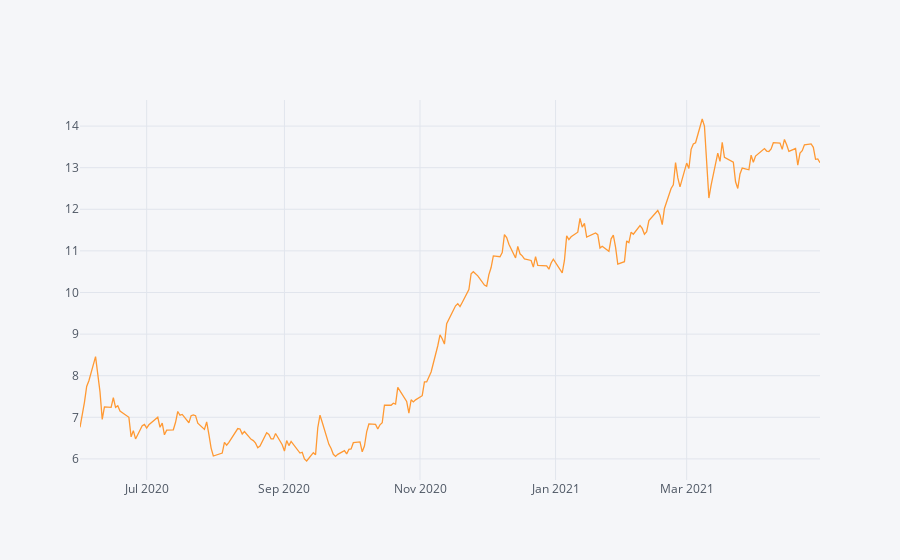

Notebook source saved alongside this figure:
### Code cell
df.loc["2020-06":, ("Close", "GE")].iplot() #運用cufflinks套件 對比上面Pandas套件

### Figure 1 — Plotly figure (JSON) as saved in the notebook; plotly's stock layout.template omitted (floating-point values rounded to 4 significant figures; data arrays with more than 128 entries replaced by an {"elided": "..."} marker saying what was removed)
{"data": [{"line": {"color": "rgba(255, 153, 51, 1.0)", "dash": "solid", "shape": "linear", "width": 1.3}, "mode": "lines", "name": "('Close', 'GE')", "text": "", "type": "scatter", "x": {"elided": "232 str values"}, "y": {"elided": "232 float values"}}], "layout": {"legend": {"bgcolor": "#F5F6F9", "font": {"color": "#4D5663"}}, "paper_bgcolor": "#F5F6F9", "plot_bgcolor": "#F5F6F9", "title": {"font": {"color": "#4D5663"}}, "xaxis": {"gridcolor": "#E1E5ED", "showgrid": true, "tickfont": {"color": "#4D5663"}, "title": {"font": {"color": "#4D5663"}, "text": ""}, "zerolinecolor": "#E1E5ED"}, "yaxis": {"gridcolor": "#E1E5ED", "showgrid": true, "tickfont": {"color": "#4D5663"}, "title": {"font": {"color": "#4D5663"}, "text": ""}, "zerolinecolor": "#E1E5ED"}}}
